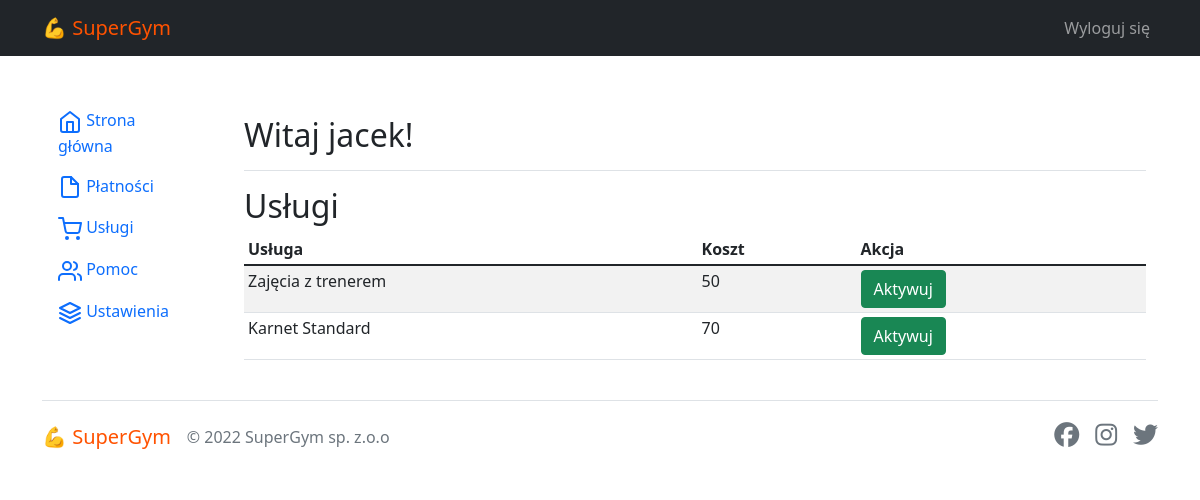
Before: /client/panel/secrvices (signed in) with the older database file.
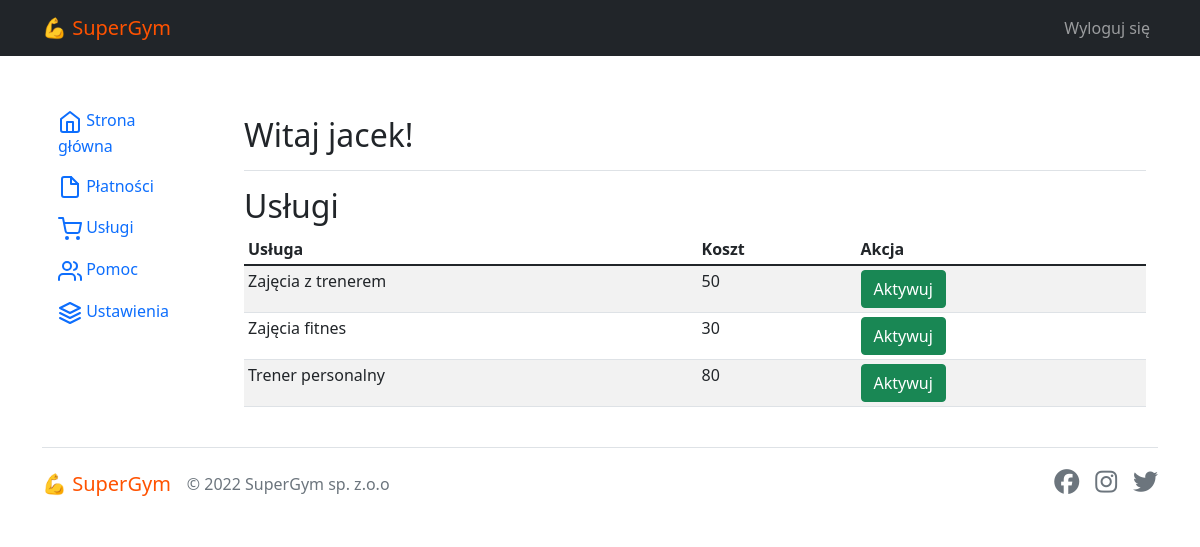
After: the same page with the newer database file.
### core/models.py (models this page shows, shortened)
class Service(models.Model):
    name = models.CharField(max_length=50)
    price = models.IntegerField()

### core/views.py (the view)
# urls.py: path('client/panel/secrvices', views.services_view, name='services'),
@login_required
def services_view(request):
    services = Service.objects.all()
    context = {
        'services': services
    }
    return render(request, 'core/services.html', context)

### core/templates/core/services.html (shortened to what this page needs)
{% extends 'base.html' %}
{% load static %}
{% block content %}
<div class="row">
{% include "core/partials/client_menu.html" %}
<main role="main" class="col-md-9 ml-sm-auto col-lg-10 pt-3 px-4">
    <div class="d-flex justify-content-between flex-wrap flex-md-nowrap align-items-center pb-2 mb-3 border-bottom">
    <h1 class="h2">Witaj {{ user }}!</h1>
    </div>
    <h2>Usługi</h2>
    <div class="table-responsive">
    <table class="table table-striped table-sm">
        <thead>
        <tr>
            <th>Usługa</th>
            <th>Koszt</th>
            <th>Akcja</th>
        </tr>
        </thead>
        <tbody>
            {% for service in services %}
        <tr>
            <td> {{ service.name }}</td>
            <td> {{ service.price }} </td>
            <td>
                <a href="{% url 'core:add_service' id=service.id %}">
                    <button class="btn btn-success">Aktywuj</button>
                </a>
            </td>
        </tr>
            {% endfor  %}
        </tbody>
    </table>
    </div>
</main>
</div>
{% endblock content %}

### core/templates/base.html (shortened to what this page needs)
{% load static %}
<!DOCTYPE ht ml>
<html>
<head>
    <link href="{% static 'css/bootstrap/bootstrap.min.css' %}" rel="stylesheet">
    <link rel="stylesheet" href="{% static 'css/base.css' %}">
</head>
<body>
    <nav class="navbar fixed-top navbar-expand-lg navbar-dark bg-dark mb-5">
        <div class="container-xl">
            <a class="navbar-brand" href="{% url 'core:panel' %}">💪 SuperGym</a>
                <div class="collapse navbar-collapse">
                    <ul class="navbar-nav ms-auto" >
                        {% if user.is_authenticated %}
                        <li class="nav-item">
                            <a class="nav-link" href="{% url 'accounts:logout' %}">Wyloguj się</a>
                        </li>
                        {% endif %}
                    </ul>
                </div>
            </div>
        </nav>
        <div class="container-xl" id="main">
        {% block content %}
        {% endblock content %}
    </div>
    <div class="container">
        <footer class="d-flex flex-wrap justify-content-between align-items-center py-3 my-4 border-top">
            <div class="col-md-4 d-flex align-items-center">
                <a class="navbar-brand" href="{% url 'core:panel' %}">💪 SuperGym</a>
                <span class="text-muted">© 2022 SuperGym sp. z.o.o</span>
            </div>
            <ul class="nav col-md-4 justify-content-end list-unstyled d-flex">
                <li class="ms-3"><a class="text-muted" href="#"><i class="fa-brands fa-facebook" style="font-size: 25px;"></i></a></li>
                <li class="ms-3"><a class="text-muted" href="#"><i class="fa-brands fa-instagram" style="font-size: 25px;"></i></a></li>
                <li class="ms-3"><a class="text-muted" href="#"><i class="fa-brands fa-twitter" style="font-size: 25px;"></i></a></li>
            </ul>
        </footer>
    </div>
</body>
</html>

### core/templates/core/partials/client_menu.html (shortened to what this page needs)
 <nav class="col-md-2 d-none d-md-block sidebar">
    <div class="sidebar-sticky">
    <ul class="nav flex-column">
        <li class="nav-item">
        <a class="nav-link" href="{% url 'core:panel' %}">
            Strona główna <span class="sr-only">(current)</span>
        </a>
        </li>
        <li class="nav-item">
        <a class="nav-link" href="{% url 'core:payments' %}">
            Płatności
        </a>
        </li>
        <li class="nav-item">
        <a class="nav-link" href="{% url 'core:services' %}">
            Usługi
        </a>
        </li>
        <li class="nav-item">
        <a class="nav-link" href="#">
            Pomoc
        </a>
        </li>
        <li class="nav-item">
        <a class="nav-link" href="#">
            Ustawienia
        </a>
        </li>
    </ul>
    </div>
</nav>

### core/static/css/base.css (style rules this page uses)
:root { --main: #ff5200; }
.navbar-brand { color: var(--main) !important; }
#main { margin-top: 100px; }

Changed rows visible on the page:
removed Service: name "Karnet Standard", price "70"
added Service: name "Zajęcia fitnes", price "30"
added Service: name "Trener personalny", price "80"
